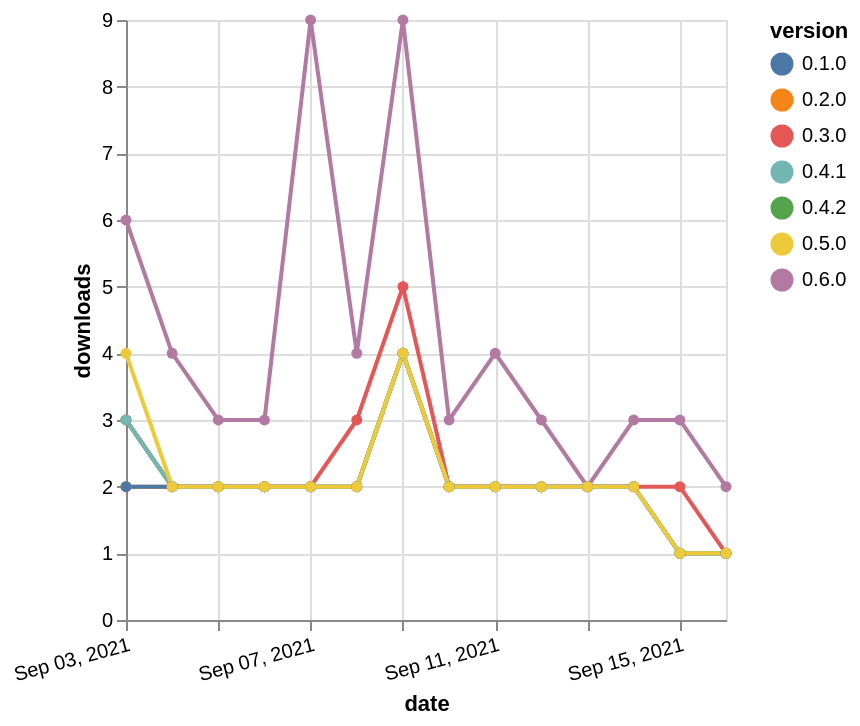

Vega-Lite specification stored for this chart:
### Vega-Lite specification from a JSON file in a GitHub repository (floating-point values rounded to 4 significant figures)
{"$schema": "https://vega.github.io/schema/vega-lite/v5.json", "description": "A simple bar chart with embedded data.", "data": {"values": [{"date": "2021-09-03", "total": 1100, "delta": 2, "version": "0.2.0"}, {"date": "2021-09-04", "total": 1102, "delta": 2, "version": "0.2.0"}, {"date": "2021-09-05", "total": 1104, "delta": 2, "version": "0.2.0"}, {"date": "2021-09-06", "total": 1106, "delta": 2, "version": "0.2.0"}, {"date": "2021-09-07", "total": 1108, "delta": 2, "version": "0.2.0"}, {"date": "2021-09-08", "total": 1110, "delta": 2, "version": "0.2.0"}, {"date": "2021-09-09", "total": 1114, "delta": 4, "version": "0.2.0"}, {"date": "2021-09-10", "total": 1116, "delta": 2, "version": "0.2.0"}, {"date": "2021-09-11", "total": 1118, "delta": 2, "version": "0.2.0"}, {"date": "2021-09-12", "total": 1120, "delta": 2, "version": "0.2.0"}, {"date": "2021-09-13", "total": 1122, "delta": 2, "version": "0.2.0"}, {"date": "2021-09-14", "total": 1124, "delta": 2, "version": "0.2.0"}, {"date": "2021-09-15", "total": 1125, "delta": 1, "version": "0.2.0"}, {"date": "2021-09-16", "total": 1126, "delta": 1, "version": "0.2.0"}, {"date": "2021-09-03", "total": 113, "delta": 3, "version": "0.4.2"}, {"date": "2021-09-04", "total": 115, "delta": 2, "version": "0.4.2"}, {"date": "2021-09-05", "total": 117, "delta": 2, "version": "0.4.2"}, {"date": "2021-09-06", "total": 119, "delta": 2, "version": "0.4.2"}, {"date": "2021-09-07", "total": 121, "delta": 2, "version": "0.4.2"}, {"date": "2021-09-08", "total": 123, "delta": 2, "version": "0.4.2"}, {"date": "2021-09-09", "total": 127, "delta": 4, "version": "0.4.2"}, {"date": "2021-09-10", "total": 129, "delta": 2, "version": "0.4.2"}, {"date": "2021-09-11", "total": 131, "delta": 2, "version": "0.4.2"}, {"date": "2021-09-12", "total": 133, "delta": 2, "version": "0.4.2"}, {"date": "2021-09-13", "total": 135, "delta": 2, "version": "0.4.2"}, {"date": "2021-09-14", "total": 137, "delta": 2, "version": "0.4.2"}, {"date": "2021-09-15", "total": 138, "delta": 1, "version": "0.4.2"}, {"date": "2021-09-16", "total": 139, "delta": 1, "version": "0.4.2"}, {"date": "2021-09-03", "total": 1154, "delta": 3, "version": "0.3.0"}, {"date": "2021-09-04", "total": 1156, "delta": 2, "version": "0.3.0"}, {"date": "2021-09-05", "total": 1158, "delta": 2, "version": "0.3.0"}, {"date": "2021-09-06", "total": 1160, "delta": 2, "version": "0.3.0"}, {"date": "2021-09-07", "total": 1162, "delta": 2, "version": "0.3.0"}, {"date": "2021-09-08", "total": 1165, "delta": 3, "version": "0.3.0"}, {"date": "2021-09-09", "total": 1170, "delta": 5, "version": "0.3.0"}, {"date": "2021-09-10", "total": 1172, "delta": 2, "version": "0.3.0"}, {"date": "2021-09-11", "total": 1174, "delta": 2, "version": "0.3.0"}, {"date": "2021-09-12", "total": 1176, "delta": 2, "version": "0.3.0"}, {"date": "2021-09-13", "total": 1178, "delta": 2, "version": "0.3.0"}, {"date": "2021-09-14", "total": 1180, "delta": 2, "version": "0.3.0"}, {"date": "2021-09-15", "total": 1182, "delta": 2, "version": "0.3.0"}, {"date": "2021-09-16", "total": 1183, "delta": 1, "version": "0.3.0"}, {"date": "2021-09-03", "total": 1424, "delta": 2, "version": "0.1.0"}, {"date": "2021-09-04", "total": 1426, "delta": 2, "version": "0.1.0"}, {"date": "2021-09-05", "total": 1428, "delta": 2, "version": "0.1.0"}, {"date": "2021-09-06", "total": 1430, "delta": 2, "version": "0.1.0"}, {"date": "2021-09-07", "total": 1432, "delta": 2, "version": "0.1.0"}, {"date": "2021-09-08", "total": 1434, "delta": 2, "version": "0.1.0"}, {"date": "2021-09-09", "total": 1438, "delta": 4, "version": "0.1.0"}, {"date": "2021-09-10", "total": 1440, "delta": 2, "version": "0.1.0"}, {"date": "2021-09-11", "total": 1442, "delta": 2, "version": "0.1.0"}, {"date": "2021-09-12", "total": 1444, "delta": 2, "version": "0.1.0"}, {"date": "2021-09-13", "total": 1446, "delta": 2, "version": "0.1.0"}, {"date": "2021-09-14", "total": 1448, "delta": 2, "version": "0.1.0"}, {"date": "2021-09-15", "total": 1449, "delta": 1, "version": "0.1.0"}, {"date": "2021-09-16", "total": 1450, "delta": 1, "version": "0.1.0"}, {"date": "2021-09-03", "total": 87, "delta": 3, "version": "0.4.1"}, {"date": "2021-09-04", "total": 89, "delta": 2, "version": "0.4.1"}, {"date": "2021-09-05", "total": 91, "delta": 2, "version": "0.4.1"}, {"date": "2021-09-06", "total": 93, "delta": 2, "version": "0.4.1"}, {"date": "2021-09-07", "total": 95, "delta": 2, "version": "0.4.1"}, {"date": "2021-09-08", "total": 97, "delta": 2, "version": "0.4.1"}, {"date": "2021-09-09", "total": 101, "delta": 4, "version": "0.4.1"}, {"date": "2021-09-10", "total": 103, "delta": 2, "version": "0.4.1"}, {"date": "2021-09-11", "total": 105, "delta": 2, "version": "0.4.1"}, {"date": "2021-09-12", "total": 107, "delta": 2, "version": "0.4.1"}, {"date": "2021-09-13", "total": 109, "delta": 2, "version": "0.4.1"}, {"date": "2021-09-14", "total": 111, "delta": 2, "version": "0.4.1"}, {"date": "2021-09-15", "total": 112, "delta": 1, "version": "0.4.1"}, {"date": "2021-09-16", "total": 113, "delta": 1, "version": "0.4.1"}, {"date": "2021-09-03", "total": 43, "delta": 6, "version": "0.6.0"}, {"date": "2021-09-04", "total": 47, "delta": 4, "version": "0.6.0"}, {"date": "2021-09-05", "total": 50, "delta": 3, "version": "0.6.0"}, {"date": "2021-09-06", "total": 53, "delta": 3, "version": "0.6.0"}, {"date": "2021-09-07", "total": 62, "delta": 9, "version": "0.6.0"}, {"date": "2021-09-08", "total": 66, "delta": 4, "version": "0.6.0"}, {"date": "2021-09-09", "total": 75, "delta": 9, "version": "0.6.0"}, {"date": "2021-09-10", "total": 78, "delta": 3, "version": "0.6.0"}, {"date": "2021-09-11", "total": 82, "delta": 4, "version": "0.6.0"}, {"date": "2021-09-12", "total": 85, "delta": 3, "version": "0.6.0"}, {"date": "2021-09-13", "total": 87, "delta": 2, "version": "0.6.0"}, {"date": "2021-09-14", "total": 90, "delta": 3, "version": "0.6.0"}, {"date": "2021-09-15", "total": 93, "delta": 3, "version": "0.6.0"}, {"date": "2021-09-16", "total": 95, "delta": 2, "version": "0.6.0"}, {"date": "2021-09-03", "total": 73, "delta": 4, "version": "0.5.0"}, {"date": "2021-09-04", "total": 75, "delta": 2, "version": "0.5.0"}, {"date": "2021-09-05", "total": 77, "delta": 2, "version": "0.5.0"}, {"date": "2021-09-06", "total": 79, "delta": 2, "version": "0.5.0"}, {"date": "2021-09-07", "total": 81, "delta": 2, "version": "0.5.0"}, {"date": "2021-09-08", "total": 83, "delta": 2, "version": "0.5.0"}, {"date": "2021-09-09", "total": 87, "delta": 4, "version": "0.5.0"}, {"date": "2021-09-10", "total": 89, "delta": 2, "version": "0.5.0"}, {"date": "2021-09-11", "total": 91, "delta": 2, "version": "0.5.0"}, {"date": "2021-09-12", "total": 93, "delta": 2, "version": "0.5.0"}, {"date": "2021-09-13", "total": 95, "delta": 2, "version": "0.5.0"}, {"date": "2021-09-14", "total": 97, "delta": 2, "version": "0.5.0"}, {"date": "2021-09-15", "total": 98, "delta": 1, "version": "0.5.0"}, {"date": "2021-09-16", "total": 99, "delta": 1, "version": "0.5.0"}]}, "width": "container", "mark": {"type": "line", "point": {"filled": true}}, "encoding": {"x": {"field": "date", "type": "temporal", "timeUnit": "yearmonthdate", "title": "date", "axis": {"labelAngle": -15}}, "y": {"field": "delta", "type": "quantitative", "title": "downloads"}, "color": {"field": "version", "type": "nominal"}, "tooltip": {"field": "delta"}}}
